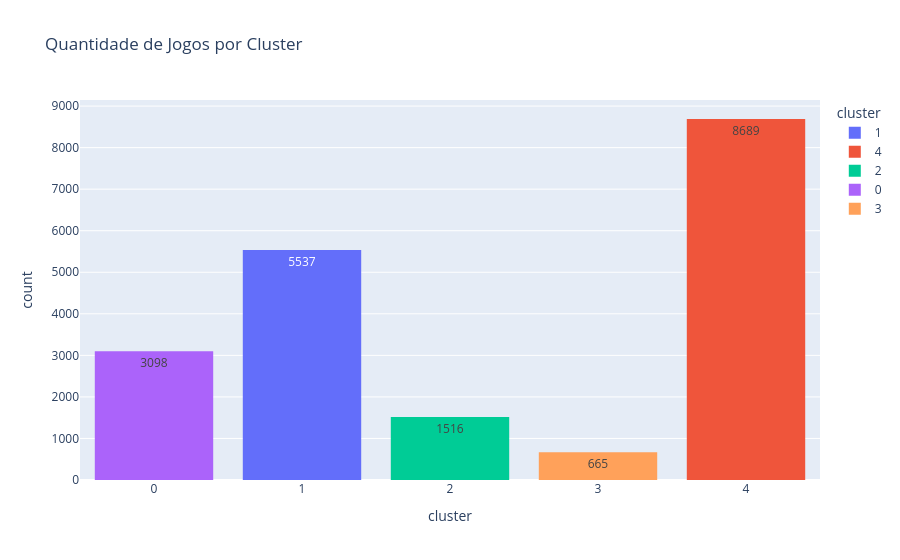

The code cell stored with this chart in its notebook:
### Code cell
fig = px.histogram(X_predicted, x='cluster', color='cluster', text_auto=True, title="Quantidade de Jogos por Cluster")
fig.update_layout(bargap=0.2)

### Figure 1 — Plotly figure (JSON) as saved in the notebook; plotly's stock layout.template omitted (floating-point values rounded to 4 significant figures; data arrays with more than 128 entries replaced by an {"elided": "..."} marker saying what was removed)
{"data": [{"bingroup": "x", "hovertemplate": "cluster=%{x}<br>count=%{y}<extra></extra>", "legendgroup": "1", "marker": {"color": "#636efa", "pattern": {"shape": ""}}, "name": "1", "orientation": "v", "showlegend": true, "texttemplate": "%{value}", "type": "histogram", "x": {"elided": "5537 int values"}, "xaxis": "x", "yaxis": "y"}, {"bingroup": "x", "hovertemplate": "cluster=%{x}<br>count=%{y}<extra></extra>", "legendgroup": "4", "marker": {"color": "#EF553B", "pattern": {"shape": ""}}, "name": "4", "orientation": "v", "showlegend": true, "texttemplate": "%{value}", "type": "histogram", "x": {"elided": "8689 int values"}, "xaxis": "x", "yaxis": "y"}, {"bingroup": "x", "hovertemplate": "cluster=%{x}<br>count=%{y}<extra></extra>", "legendgroup": "2", "marker": {"color": "#00cc96", "pattern": {"shape": ""}}, "name": "2", "orientation": "v", "showlegend": true, "texttemplate": "%{value}", "type": "histogram", "x": {"elided": "1516 int values"}, "xaxis": "x", "yaxis": "y"}, {"bingroup": "x", "hovertemplate": "cluster=%{x}<br>count=%{y}<extra></extra>", "legendgroup": "0", "marker": {"color": "#ab63fa", "pattern": {"shape": ""}}, "name": "0", "orientation": "v", "showlegend": true, "texttemplate": "%{value}", "type": "histogram", "x": {"elided": "3098 int values"}, "xaxis": "x", "yaxis": "y"}, {"bingroup": "x", "hovertemplate": "cluster=%{x}<br>count=%{y}<extra></extra>", "legendgroup": "3", "marker": {"color": "#FFA15A", "pattern": {"shape": ""}}, "name": "3", "orientation": "v", "showlegend": true, "texttemplate": "%{value}", "type": "histogram", "x": {"elided": "665 int values"}, "xaxis": "x", "yaxis": "y"}], "layout": {"bargap": 0.2, "barmode": "relative", "legend": {"title": {"text": "cluster"}, "tracegroupgap": 0}, "title": {"text": "Quantidade de Jogos por Cluster"}, "xaxis": {"anchor": "y", "categoryarray": [1, 4, 2, 0, 3], "categoryorder": "array", "domain": [0, 1], "title": {"text": "cluster"}}, "yaxis": {"anchor": "x", "domain": [0, 1], "title": {"text": "count"}}}}
